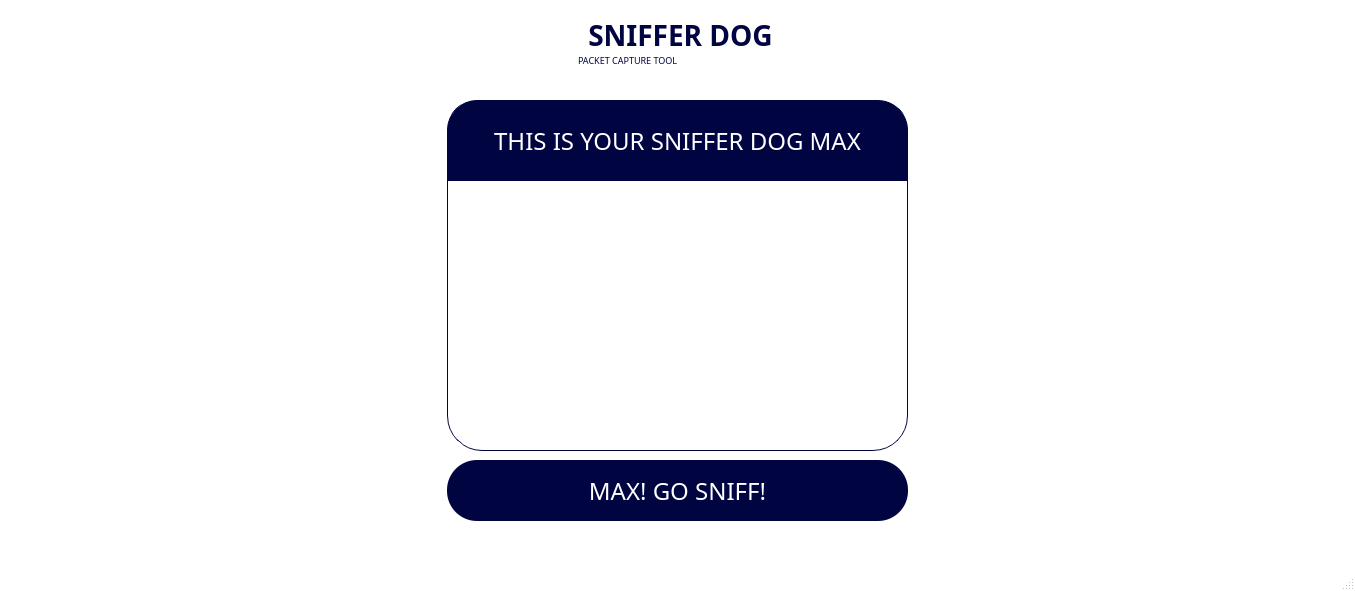
<?xml version="1.0" encoding="UTF-8"?>
<ui version="4.0">
 <class>MainWindow</class>
 <widget class="QMainWindow" name="MainWindow">
  <property name="geometry">
   <rect>
    <x>0</x>
    <y>0</y>
    <width>1355</width>
    <height>591</height>
   </rect>
  </property>
  <property name="windowTitle">
   <string>MainWindow</string>
  </property>
  <property name="autoFillBackground">
   <bool>false</bool>
  </property>
  <property name="styleSheet">
   <string notr="true">*{
	font-family:century-gothic;
	font-size:24px;
}

QMainWindow{
	background:#FFF;
}

QFrame{
	background:url(:/newPrefix/Sniffer Dog.jpg);
	border-radius:35px;
	border:1px solid #000441;
}

QPushButton{
	color:#FFF;
	border-radius:30px;
	background:#000441;
}

QPushButton:hover{
	color:#000441;
	border-radius:30px;
	background:#FFF;
	border:1px solid #000441;
}</string>
  </property>
  <widget class="QWidget" name="centralwidget">
   <widget class="QFrame" name="frame">
    <property name="geometry">
     <rect>
      <x>447</x>
      <y>100</y>
      <width>461</width>
      <height>351</height>
     </rect>
    </property>
    <property name="frameShape">
     <enum>QFrame::StyledPanel</enum>
    </property>
    <property name="frameShadow">
     <enum>QFrame::Raised</enum>
    </property>
    <widget class="QLabel" name="label">
     <property name="geometry">
      <rect>
       <x>0</x>
       <y>0</y>
       <width>461</width>
       <height>81</height>
      </rect>
     </property>
     <property name="styleSheet">
      <string notr="true">QLabel{
	color:white;
	background:#000441;
	border-radius:30px;
}</string>
     </property>
     <property name="text">
      <string>THIS IS YOUR SNIFFER DOG MAX</string>
     </property>
     <property name="alignment">
      <set>Qt::AlignCenter</set>
     </property>
    </widget>
    <widget class="QFrame" name="frame_2">
     <property name="geometry">
      <rect>
       <x>0</x>
       <y>50</y>
       <width>461</width>
       <height>31</height>
      </rect>
     </property>
     <property name="styleSheet">
      <string notr="true">QFrame{
	background:#000441;
}</string>
     </property>
     <property name="frameShape">
      <enum>QFrame::StyledPanel</enum>
     </property>
     <property name="frameShadow">
      <enum>QFrame::Raised</enum>
     </property>
    </widget>
   </widget>
   <widget class="QPushButton" name="pushButton">
    <property name="geometry">
     <rect>
      <x>447</x>
      <y>460</y>
      <width>461</width>
      <height>61</height>
     </rect>
    </property>
    <property name="text">
     <string>MAX! GO SNIFF!</string>
    </property>
   </widget>
   <widget class="QLabel" name="label_2">
    <property name="geometry">
     <rect>
      <x>280</x>
      <y>20</y>
      <width>801</width>
      <height>31</height>
     </rect>
    </property>
    <property name="font">
     <font>
      <family>century-gothic</family>
      <pointsize>-1</pointsize>
      <weight>75</weight>
      <bold>true</bold>
     </font>
    </property>
    <property name="autoFillBackground">
     <bool>false</bool>
    </property>
    <property name="styleSheet">
     <string notr="true">QLabel{
	background:#FFF;
	color:#000441;
	border:1px solid #FFF;
    font-size:28px;
    font-weight:bold
}</string>
    </property>
    <property name="text">
     <string>SNIFFER DOG</string>
    </property>
    <property name="alignment">
     <set>Qt::AlignCenter</set>
    </property>
   </widget>
   <widget class="QLabel" name="label_3">
    <property name="geometry">
     <rect>
      <x>575</x>
      <y>50</y>
      <width>301</width>
      <height>21</height>
     </rect>
    </property>
    <property name="font">
     <font>
      <family>century-gothic</family>
      <pointsize>-1</pointsize>
     </font>
    </property>
    <property name="styleSheet">
     <string notr="true">QLabel{
	background:#FFF;
	color:#000441;
	border:1px solid #FFF;
   font-size:9px;
}</string>
    </property>
    <property name="text">
     <string>PACKET CAPTURE TOOL</string>
    </property>
   </widget>
  </widget>
  <widget class="QMenuBar" name="menubar">
   <property name="geometry">
    <rect>
     <x>0</x>
     <y>0</y>
     <width>1355</width>
     <height>35</height>
    </rect>
   </property>
  </widget>
  <widget class="QStatusBar" name="statusbar"/>
 </widget>
 <resources>
  <include location="Qphoto.qrc"/>
 </resources>
 <connections/>
</ui>
